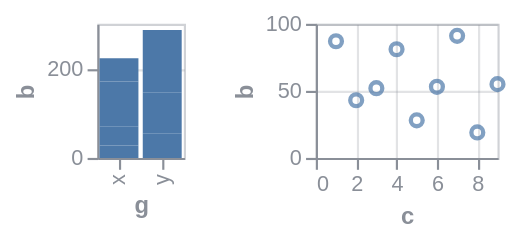

Write the Vega-Lite specification saved for this chart.
### Vega specification from a JSON file in a GitHub repository (floating-point values rounded to 4 significant figures)
{"$schema": "https://vega.github.io/schema/vega/v6.json", "background": null, "padding": 5, "height": 62, "data": [{"name": "source_0", "values": [{"a": "A", "b": 28, "c": 5, "g": "x"}, {"a": "B", "b": 55, "c": 9, "g": "y"}, {"a": "C", "b": 43, "c": 2, "g": "x"}, {"a": "D", "b": 91, "c": 7, "g": "y"}, {"a": "E", "b": 81, "c": 4, "g": "x"}, {"a": "F", "b": 53, "c": 6, "g": "y"}, {"a": "G", "b": 19, "c": 8, "g": "x"}, {"a": "H", "b": 87, "c": 1, "g": "y"}, {"a": "I", "b": 52, "c": 3, "g": "x"}]}, {"name": "data_1", "source": "source_0", "transform": [{"type": "stack", "groupby": ["g"], "field": "b", "sort": {"field": [], "order": []}, "as": ["b_start", "b_end"], "offset": "zero"}, {"type": "filter", "expr": "isValid(datum[\"b\"]) && isFinite(+datum[\"b\"])"}]}, {"name": "data_2", "source": "source_0", "transform": [{"type": "filter", "expr": "isValid(datum[\"c\"]) && isFinite(+datum[\"c\"]) && isValid(datum[\"b\"]) && isFinite(+datum[\"b\"])"}]}], "signals": [{"name": "concat_0_width", "value": 40}, {"name": "concat_1_width", "value": 84}], "layout": {"padding": 20, "bounds": "full", "align": "each"}, "marks": [{"type": "group", "name": "concat_0_group", "style": "cell", "encode": {"update": {"width": {"signal": "concat_0_width"}, "height": {"signal": "height"}}}, "marks": [{"name": "concat_0_marks", "type": "rect", "style": ["bar"], "from": {"data": "data_1"}, "encode": {"update": {"fill": {"value": "#4c78a8"}, "ariaRoleDescription": {"value": "bar"}, "description": {"signal": "\"g: \" + (isValid(datum[\"g\"]) ? isArray(datum[\"g\"]) ? join(datum[\"g\"], ' ') : datum[\"g\"] : \"\"+datum[\"g\"]) + \"; b: \" + (format(datum[\"b\"], \"\"))"}, "x": {"scale": "concat_0_x", "field": "g"}, "width": {"signal": "max(0.25, bandwidth('concat_0_x'))"}, "y": {"scale": "concat_0_y", "field": "b_end"}, "y2": {"scale": "concat_0_y", "field": "b_start"}}}}], "axes": [{"scale": "concat_0_y", "orient": "left", "gridScale": "concat_0_x", "grid": true, "tickCount": {"signal": "ceil(height/40)"}, "domain": false, "labels": false, "aria": false, "maxExtent": 0, "minExtent": 0, "ticks": false, "zindex": 0}, {"scale": "concat_0_x", "orient": "bottom", "grid": false, "title": "g", "labelAlign": "right", "labelAngle": 270, "labelBaseline": "middle", "zindex": 0}, {"scale": "concat_0_y", "orient": "left", "grid": false, "title": "b", "labelOverlap": true, "tickCount": {"signal": "ceil(height/40)"}, "zindex": 0}]}, {"type": "group", "name": "concat_1_group", "style": "cell", "encode": {"update": {"width": {"signal": "concat_1_width"}, "height": {"signal": "height"}}}, "marks": [{"name": "concat_1_marks", "type": "symbol", "style": ["point"], "from": {"data": "data_2"}, "encode": {"update": {"opacity": {"value": 0.7}, "fill": {"value": "transparent"}, "stroke": {"value": "#4c78a8"}, "ariaRoleDescription": {"value": "point"}, "description": {"signal": "\"c: \" + (format(datum[\"c\"], \"\")) + \"; b: \" + (format(datum[\"b\"], \"\"))"}, "x": {"scale": "concat_1_x", "field": "c"}, "y": {"scale": "concat_1_y", "field": "b"}}}}], "axes": [{"scale": "concat_1_x", "orient": "bottom", "gridScale": "concat_1_y", "grid": true, "tickCount": {"signal": "ceil(concat_1_width/40)"}, "domain": false, "labels": false, "aria": false, "maxExtent": 0, "minExtent": 0, "ticks": false, "zindex": 0}, {"scale": "concat_1_y", "orient": "left", "gridScale": "concat_1_x", "grid": true, "tickCount": {"signal": "ceil(height/40)"}, "domain": false, "labels": false, "aria": false, "maxExtent": 0, "minExtent": 0, "ticks": false, "zindex": 0}, {"scale": "concat_1_x", "orient": "bottom", "grid": false, "title": "c", "labelFlush": true, "labelOverlap": true, "tickCount": {"signal": "ceil(concat_1_width/40)"}, "zindex": 0}, {"scale": "concat_1_y", "orient": "left", "grid": false, "title": "b", "labelOverlap": true, "tickCount": {"signal": "ceil(height/40)"}, "zindex": 0}]}], "scales": [{"name": "concat_0_x", "type": "band", "domain": {"data": "data_1", "field": "g", "sort": true}, "range": [0, {"signal": "concat_0_width"}], "paddingInner": 0.1, "paddingOuter": 0.05}, {"name": "concat_0_y", "type": "linear", "domain": {"data": "data_1", "fields": ["b_start", "b_end"]}, "range": [{"signal": "height"}, 0], "nice": true, "zero": true}, {"name": "concat_1_x", "type": "linear", "domain": {"data": "data_2", "field": "c"}, "range": [0, {"signal": "concat_1_width"}], "nice": true, "zero": true}, {"name": "concat_1_y", "type": "linear", "domain": {"data": "data_2", "field": "b"}, "range": [{"signal": "height"}, 0], "nice": true, "zero": true}], "config": {"axis": {"labelColor": "#8a8f98", "titleColor": "#8a8f98", "domainColor": "#8a8f98", "tickColor": "#8a8f98", "gridColor": "#8a8f98", "gridOpacity": 0.25}, "legend": {"labelColor": "#8a8f98", "titleColor": "#8a8f98"}, "style": {"cell": {"stroke": "#8a8f98", "strokeOpacity": 0.4}, "guide-label": {"fill": "#8a8f98"}, "guide-title": {"fill": "#8a8f98"}}}}
